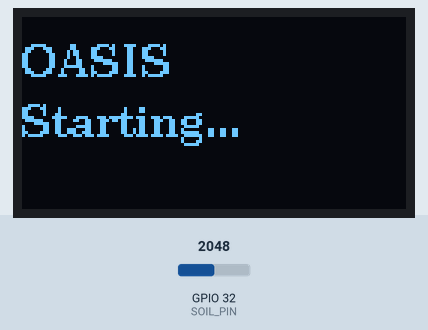
Recording of a sketch running on a simulated ESP32. Parts: 128×64 one-colour display. The inputs (shaded band) are chosen by the test bench; at power-on: GPIO 32 (SOIL_PIN) = 2048. What the sketch prints to the serial monitor is not drawn.

Above: at 1.1 s.
At 4.2 s:
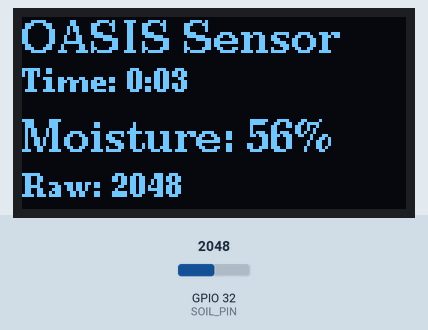
4.3 s: GPIO 32 (SOIL_PIN) set to 2866
At 5.9 s:
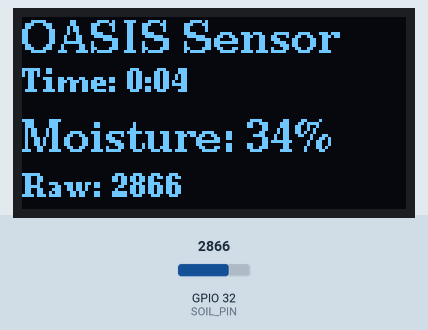
7.6 s: GPIO 32 (SOIL_PIN) set to 3603
At 9.0 s:
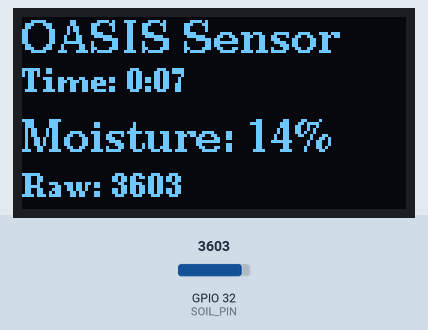
10.7 s: GPIO 32 (SOIL_PIN) set to 4095
At 12.0 s:
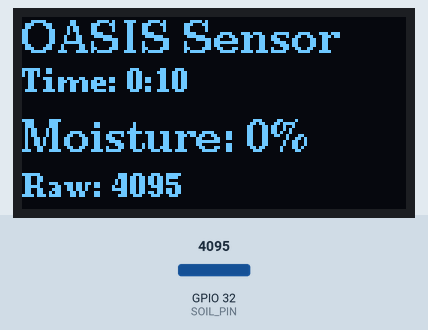
Timing chart, 0 to 13.7 s (numbered marks = the images above; inputs shaded):
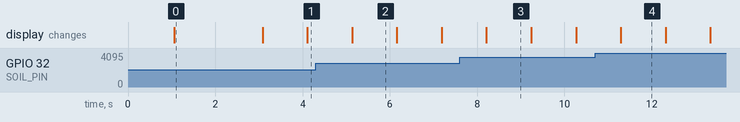

Measured:
- what the display in image 0 shows lasts 2.0 s, from 1.1 s to 3.1 s
- what the display in image 2 shows lasts 1.1 s, from 5.1 s to 6.2 s

The sketch:

moisture-heltec-old.ino
```cpp
#include <U8g2lib.h>
#include <Wire.h>

#define SOIL_PIN 32

const int dry = 4095;
const int wet = 400;

//  initialize diplays
U8G2_SSD1306_128X64_NONAME_F_HW_I2C u8g2(U8G2_R0, /* reset=*/ 16, /* clock=*/ 15, /* data=*/ 4);

unsigned long startTime = 0;
unsigned long lastMeasureTime = 0;

void setup() {
  Serial.begin(9600);
  delay(1000);

  // initialize the dispaly
  u8g2.begin();
  u8g2.clearBuffer();
  u8g2.setFont(u8g2_font_ncenB10_tr);
  u8g2.drawStr(0, 20, "OASIS");
  u8g2.drawStr(0, 40, "Starting...");
  u8g2.sendBuffer();

  startTime = millis();

  Serial.println("\n=== OASIS Soil Moisture Sensor ===");
  delay(2000);
}

void loop() {
  int sensorValue = analogRead(SOIL_PIN);
  int moisturePercent = map(sensorValue, wet, dry, 100, 0);

  // start time seconds
  unsigned long elapsedTime = (millis() - startTime) / 1000;
  unsigned long minutes = elapsedTime / 60;
  unsigned long seconds = elapsedTime % 60;

  //  serial output
  Serial.print("Time: ");
  Serial.print(minutes);
  Serial.print(":");
  if (seconds < 10) Serial.print("0");
  Serial.print(seconds);
  Serial.print(" | Raw: ");
  Serial.print(sensorValue);
  Serial.print(" | Moisture: ");
  Serial.print(moisturePercent);
  Serial.println("%");

  // update display
  u8g2.clearBuffer();

  // title
  u8g2.setFont(u8g2_font_ncenB10_tr);
  u8g2.drawStr(0, 12, "OASIS Sensor");

  //   time
  u8g2.setFont(u8g2_font_ncenB08_tr);
  char timeStr[20];
  sprintf(timeStr, "Time: %lu:%02lu", minutes, seconds);
  u8g2.drawStr(0, 25, timeStr);

  //  moisture
  u8g2.setFont(u8g2_font_ncenB10_tr);
  char moistStr[30];
  sprintf(moistStr, "Moisture: %d%%", moisturePercent);
  u8g2.drawStr(0, 45, moistStr);

  //  rraw value
  u8g2.setFont(u8g2_font_ncenB08_tr);
  char rawStr[20];
  sprintf(rawStr, "Raw: %d", sensorValue);
  u8g2.drawStr(0, 60, rawStr);

  u8g2.sendBuffer();

  delay(1000);
}
```
